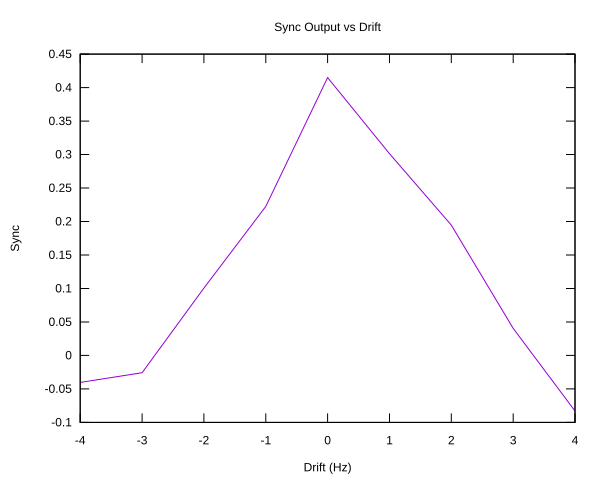

The gnuplot source for this figure:
set terminal svg
set output "drift.svg"

set key off
set datafile separator ','
set title "Sync Output vs Drift"
set xlabel "Drift (Hz)"
set ylabel "Sync"
plot "wsprd/drift.csv" using 1:2 with lines
